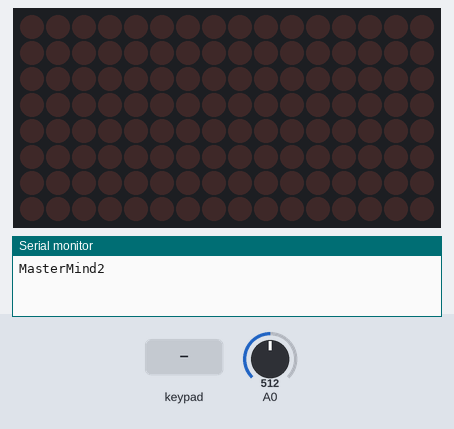
Recording of a sketch running on a simulated Arduino Uno, built with avr-gcc and run on an emulated ATmega328P. On the bench: 16×8 LED matrix, the last lines printed to the serial monitor. The test bench sets the inputs (shaded band); at power-on: A0 = 512. Random numbers use the default seed unless the sketch sets one.

Above: at 8.7 s.
8.8 s: keypad keys 5 6 7 8 # pressed 0.4 s apart
At 11.7 s:
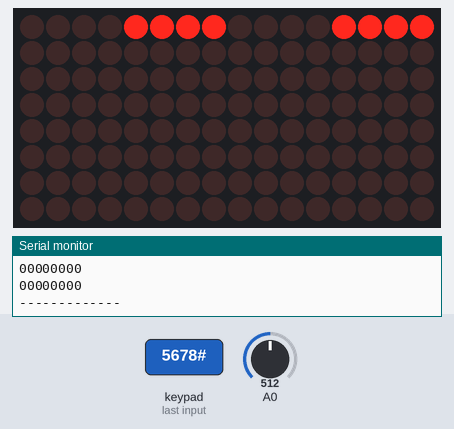
12.3 s: key '#' pressed
At 13.7 s:
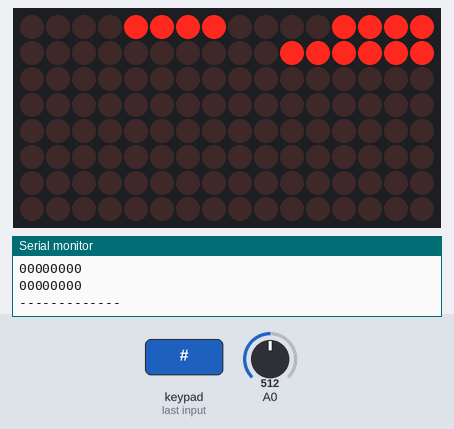
14.0 s: keypad keys 5 6 7 8 * pressed 0.4 s apart
At 14.23 s:
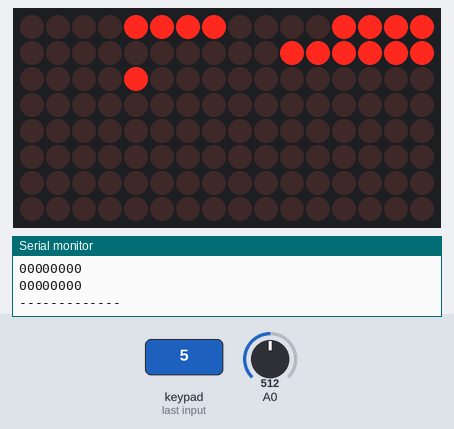
17.5 s: keypad keys 2 3 4 # pressed 0.4 s apart
At 19.8 s:
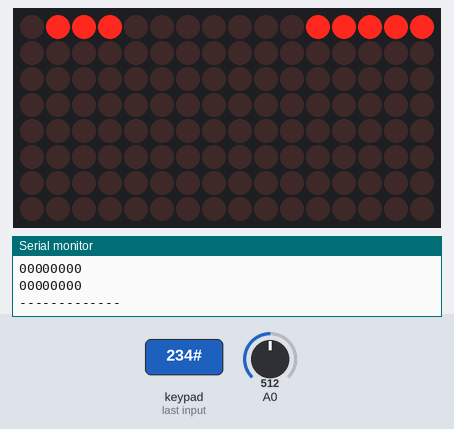
20.6 s: key '1' pressed
At 21.5 s:
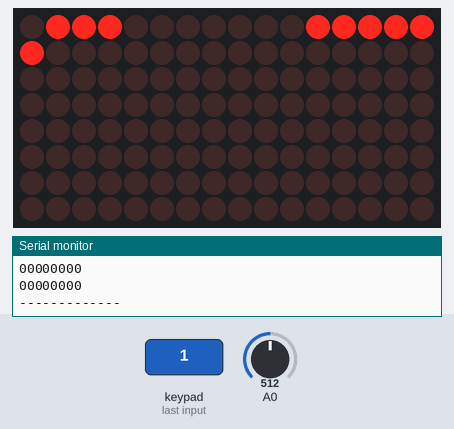
22.1 s: key '2' pressed
At 22.8 s:
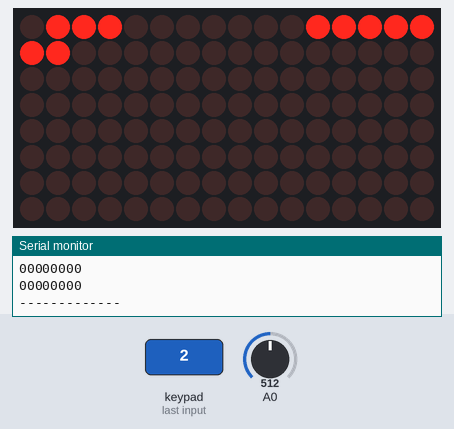

Measured:
- after the input at 8.8 s, the display: first changes at once (image 1 shows a later state)
- after the input at 12.3 s, the display: changes after 0.27 s (image 2)
- after the input at 14.0 s, the display: changes at once (image 3)
- after the input at 17.5 s, the display: first changes at once (image 4 shows a later state)
- after the input at 20.6 s, the display: changes at once (image 5)
- after the input at 22.1 s, the display: changes at once (image 6)

The sketch:

mastermind.ino
```cpp
#include <Wire.h>
#include "Adafruit_LEDBackpack.h"
#include "Adafruit_GFX.h"
#include "Arduino.h"
#include "Keypad.h"
#include <stdlib.h>

/* definitions and variables related to the keypad */
const byte ROWS = 4; //four rows
const byte COLS = 3; //three columns
char keys[ROWS][COLS] = {
  {'1','2','3'},
  {'4','5','6'},
  {'7','8','9'},
  {'*','0','#'}
};
byte rowPins[ROWS] = {5, 6, 7, 8}; //connect to the row pinouts of the keypad
byte colPins[COLS] = {2, 3, 4}; //connect to the column pinouts of the keypad
char todisplay = '-';
Keypad keypad = Keypad( makeKeymap(keys), rowPins, colPins, ROWS, COLS );


/* definitions and variables related to the screen display */
#define SCREEN_WIDTH 17
#define CHAR_WIDTH 6
Adafruit_8x16matrix matrix = Adafruit_8x16matrix();
int spacing = 0;
char scrolltext[100];

/* definitions and variables related to game semantics */
#define NUM_GUESSES 8
#define NUM_CODE_BITS 8
byte guessCounter = 0;
bool secretCode[NUM_CODE_BITS];
bool guessHistory[NUM_GUESSES][NUM_CODE_BITS];
bool correctCount[NUM_GUESSES][NUM_CODE_BITS];
bool isGameWon = false;
bool isGameLost = false;


void scroll_text(String toscroll) {
  matrix.clear();
  int spacing = toscroll.length()*CHAR_WIDTH;
  matrix.setTextSize(1);
  matrix.setTextWrap(false);  // we dont want text to wrap so it scrolls nicely
  matrix.setTextColor(LED_ON);
  matrix.setRotation(1);
  for (int x=(SCREEN_WIDTH); x>(0-(spacing)); x--) {
    matrix.clear();
    matrix.setCursor(x,0);
    matrix.print(toscroll);
    matrix.writeDisplay();
    delay(80);
    //read_and_store_key();
  }
}

void pick_a_code(){
  for(byte i=0;i<NUM_CODE_BITS;i++){
    secretCode[i] = random(2);
  }
}

void reset_the_board(){
  randomSeed(analogRead(0));
  pick_a_code();
  guessCounter = 0;
  isGameWon = false;
  isGameLost = false;
  for(byte i=0;i<NUM_GUESSES;i++){
    for(byte t=0;t<NUM_CODE_BITS;t++){
      guessHistory[i][t]=0;
      correctCount[i][t]=0;
    }
  }
  matrix.clear();
}

void display_secretCode(){
  Serial.print("------------\nSecret Code:\n");
  for(byte guessBit=0;guessBit<NUM_CODE_BITS;guessBit++){
    Serial.print(secretCode[guessBit]);
  }
  Serial.print("\n");
  Serial.print("-------------\n");
}

void display_guessHistory(){
  Serial.print("------------\nGuess History:\n");
  for(byte guessNumber=0;guessNumber<NUM_GUESSES;guessNumber++){
    for(byte guessBit=0;guessBit<NUM_CODE_BITS;guessBit++){
      Serial.print(guessHistory[guessNumber][guessBit]);
    }
    Serial.print("\n");
  }
  Serial.print("-------------\n");
}

void display_correctCount(){
  Serial.print("------------\nCorrect Count:\n");
  for(byte guessNumber=0;guessNumber<NUM_GUESSES;guessNumber++){
    for(byte guessBit=0;guessBit<NUM_CODE_BITS;guessBit++){
      Serial.print(correctCount[guessNumber][guessBit]);
    }
    Serial.print("\n");
  }
  Serial.print("-------------\n");
}

void render_the_board(){
  matrix.setRotation(1);
  matrix.clear();
  for(byte guessNumber=0;guessNumber<NUM_GUESSES;guessNumber++){
    for(byte guessBit=0;guessBit<NUM_CODE_BITS;guessBit++){
      byte xGuess = guessBit;
      byte xCorrect = guessBit+8;
      byte y = guessNumber;
      matrix.drawPixel(xGuess,y,guessHistory[guessNumber][guessBit]?LED_ON:LED_OFF);
      matrix.drawPixel(xCorrect,y,correctCount[guessNumber][guessBit]?LED_ON:LED_OFF);
    }
  }
  matrix.writeDisplay();
}


bool score_the_row(byte guessCounter){
  byte numberCorrect = 0;
  for(byte i=0; i<NUM_CODE_BITS; i++){
    if(secretCode[i] == guessHistory[guessCounter][i]){
      //increment the number guesses and turn on the associated correct count led
      correctCount[guessCounter][NUM_CODE_BITS-numberCorrect-1] = true;
      numberCorrect++;
    }
  }
  sprintf(scrolltext, "you got %d correct", numberCorrect);
  Serial.println(scrolltext);
  display_secretCode();
  display_guessHistory();
  display_correctCount();
  return (numberCorrect == NUM_CODE_BITS);
}

void process_winner(){
  isGameWon = true;
  sprintf(scrolltext, "You won in %d guesses", guessCounter);
  scroll_text(scrolltext);
}

void process_loser(){
  isGameLost = false;
  sprintf(scrolltext, "You Lost.", guessCounter);
  scroll_text(scrolltext);
}

void read_and_render(){
  char key = keypad.getKey();
  if (key == '1'){
    guessHistory[guessCounter][0] = 1;
  }
  if (key == '2'){
    guessHistory[guessCounter][1] = 1;
  }
  if (key == '3'){
    guessHistory[guessCounter][2] = 1;
  }
  if (key == '4'){
    guessHistory[guessCounter][3] = 1;
  }
  if (key == '5'){
    guessHistory[guessCounter][4] = 1;
  }
  if (key == '6'){
    guessHistory[guessCounter][5] = 1;
  }
  if (key == '7'){
    guessHistory[guessCounter][6] = 1;
  }
  if (key == '8'){
    guessHistory[guessCounter][7] = 1;
  }
  if (key == '9'){
    //reset the row
    for(byte i=0;i<NUM_CODE_BITS;i++){
      guessHistory[guessCounter][i] = 0;
    }
  }
  if (key == '#'){
    //score the row
    bool isWinner = score_the_row(guessCounter);
    guessCounter++;
    if(isWinner){
      process_winner();
    }
    else if(guessCounter >= NUM_GUESSES){
      process_loser();
    }
  }
  if (key == '*'){
    //Start a New Game
    reset_the_board();
  }
  render_the_board();
}
void setup() {
  // put your setup code here, to run once:
  Serial.begin(9600);
  Serial.println("MasterMind2");
  matrix.begin(0x70);  // pass in the address
  scroll_text(">MasterMind<");
  reset_the_board();
}

void loop() {

  read_and_render();
  delay(30);
}
```
